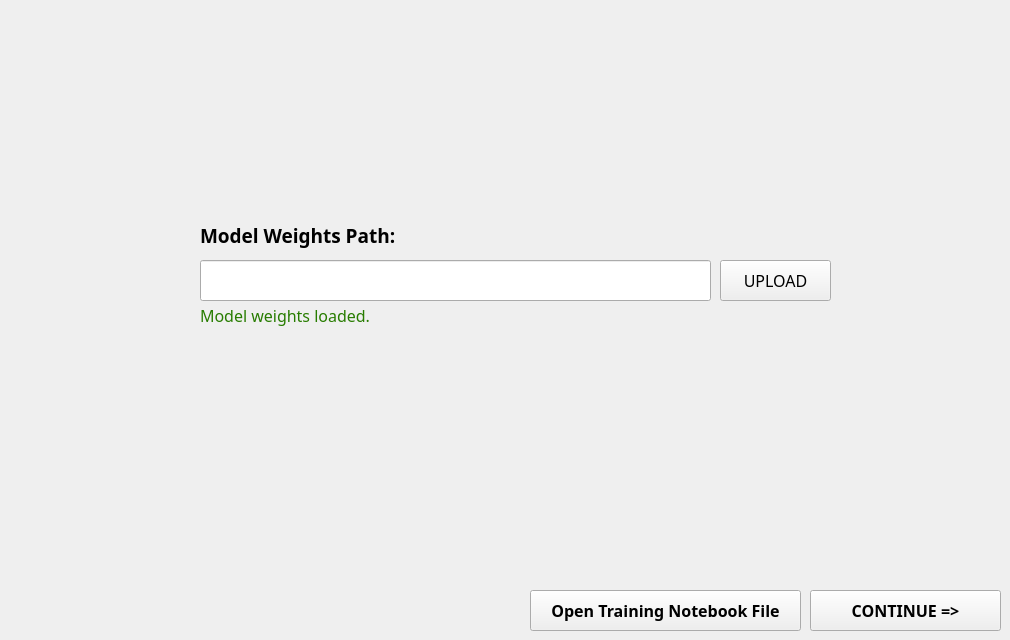
    <widget class="QWidget" name="tabStart">
     <attribute name="title">
      <string>Initial Settings</string>
     </attribute>
     <widget class="QLabel" name="label">
      <property name="geometry">
       <rect>
        <x>200</x>
        <y>220</y>
        <width>231</width>
        <height>31</height>
       </rect>
      </property>
      <property name="font">
       <font>
        <family>Century Gothic</family>
        <pointsize>14</pointsize>
        <weight>75</weight>
        <bold>true</bold>
       </font>
      </property>
      <property name="text">
       <string>Model Weights Path:</string>
      </property>
     </widget>
     <widget class="QPushButton" name="btn_model_upload">
      <property name="geometry">
       <rect>
        <x>720</x>
        <y>260</y>
        <width>111</width>
        <height>41</height>
       </rect>
      </property>
      <property name="font">
       <font>
        <family>Century Gothic</family>
        <pointsize>12</pointsize>
       </font>
      </property>
      <property name="text">
       <string>UPLOAD</string>
      </property>
     </widget>
     <widget class="QLineEdit" name="tb_model_path">
      <property name="geometry">
       <rect>
        <x>200</x>
        <y>260</y>
        <width>511</width>
        <height>41</height>
       </rect>
      </property>
      <property name="text">
       <string/>
      </property>
      <property name="readOnly">
       <bool>true</bool>
      </property>
     </widget>
     <widget class="QPushButton" name="btn_next_1">
      <property name="geometry">
       <rect>
        <x>810</x>
        <y>590</y>
        <width>191</width>
        <height>41</height>
       </rect>
      </property>
      <property name="font">
       <font>
        <family>Century Gothic</family>
        <pointsize>12</pointsize>
        <weight>75</weight>
        <italic>false</italic>
        <bold>true</bold>
       </font>
      </property>
      <property name="text">
       <string>CONTINUE =&gt;</string>
      </property>
     </widget>
     <widget class="QLabel" name="lb_model_success">
      <property name="geometry">
       <rect>
        <x>200</x>
        <y>300</y>
        <width>411</width>
        <height>31</height>
       </rect>
      </property>
      <property name="palette">
       <palette>
        <active>
         <colorrole role="WindowText">
          <brush brushstyle="SolidPattern">
           <color alpha="255">
            <red>39</red>
            <green>124</green>
            <blue>0</blue>
           </color>
          </brush>
         </colorrole>
         <colorrole role="Button">
          <brush brushstyle="SolidPattern">
           <color alpha="255">
            <red>0</red>
            <green>255</green>
            <blue>0</blue>
           </color>
          </brush>
         </colorrole>
         <colorrole role="Light">
          <brush brushstyle="SolidPattern">
           <color alpha="255">
            <red>127</red>
            <green>255</green>
            <blue>127</blue>
           </color>
          </brush>
         </colorrole>
         <colorrole role="Midlight">
          <brush brushstyle="SolidPattern">
           <color alpha="255">
            <red>63</red>
            <green>255</green>
            <blue>63</blue>
           </color>
          </brush>
         </colorrole>
         <colorrole role="Dark">
          <brush brushstyle="SolidPattern">
           <color alpha="255">
            <red>0</red>
            <green>127</green>
            <blue>0</blue>
           </color>
          </brush>
         </colorrole>
         <colorrole role="Mid">
          <brush brushstyle="SolidPattern">
           <color alpha="255">
            <red>0</red>
            <green>170</green>
            <blue>0</blue>
           </color>
          </brush>
         </colorrole>
         <colorrole role="Text">
          <brush brushstyle="SolidPattern">
           <color alpha="255">
            <red>0</red>
            <green>0</green>
            <blue>0</blue>
           </color>
          </brush>
         </colorrole>
         <colorrole role="BrightText">
          <brush brushstyle="SolidPattern">
           <color alpha="255">
            <red>255</red>
            <green>255</green>
            <blue>255</blue>
           </color>
          </brush>
         </colorrole>
         <colorrole role="ButtonText">
          <brush brushstyle="SolidPattern">
           <color alpha="255">
            <red>0</red>
            <green>0</green>
            <blue>0</blue>
           </color>
          </brush>
         </colorrole>
         <colorrole role="Base">
          <brush brushstyle="SolidPattern">
           <color alpha="255">
            <red>255</red>
            <green>255</green>
            <blue>255</blue>
           </color>
          </brush>
         </colorrole>
         <colorrole role="Window">
          <brush brushstyle="SolidPattern">
           <color alpha="255">
            <red>0</red>
            <green>255</green>
            <blue>0</blue>
           </color>
          </brush>
         </colorrole>
         <colorrole role="Shadow">
          <brush brushstyle="SolidPattern">
           <color alpha="255">
            <red>0</red>
            <green>0</green>
            <blue>0</blue>
           </color>
          </brush>
         </colorrole>
         <colorrole role="AlternateBase">
          <brush brushstyle="SolidPattern">
           <color alpha="255">
            <red>127</red>
            <green>255</green>
            <blue>127</blue>
           </color>
          </brush>
         </colorrole>
         <colorrole role="ToolTipBase">
          <brush brushstyle="SolidPattern">
           <color alpha="255">
            <red>255</red>
            <green>255</green>
            <blue>220</blue>
           </color>
          </brush>
         </colorrole>
         <colorrole role="ToolTipText">
          <brush brushstyle="SolidPattern">
           <color alpha="255">
            <red>0</red>
            <green>0</green>
            <blue>0</blue>
           </color>
          </brush>
         </colorrole>
        </active>
        <inactive>
         <colorrole role="WindowText">
          <brush brushstyle="SolidPattern">
           <color alpha="255">
            <red>39</red>
            <green>124</green>
            <blue>0</blue>
           </color>
          </brush>
         </colorrole>
         <colorrole role="Button">
          <brush brushstyle="SolidPattern">
           <color alpha="255">
            <red>0</red>
            <green>255</green>
            <blue>0</blue>
           </color>
          </brush>
         </colorrole>
         <colorrole role="Light">
          <brush brushstyle="SolidPattern">
           <color alpha="255">
            <red>127</red>
            <green>255</green>
            <blue>127</blue>
           </color>
          </brush>
         </colorrole>
         <colorrole role="Midlight">
          <brush brushstyle="SolidPattern">
           <color alpha="255">
            <red>63</red>
            <green>255</green>
            <blue>63</blue>
           </color>
          </brush>
         </colorrole>
         <colorrole role="Dark">
          <brush brushstyle="SolidPattern">
           <color alpha="255">
            <red>0</red>
            <green>127</green>
            <blue>0</blue>
           </color>
          </brush>
         </colorrole>
         <colorrole role="Mid">
          <brush brushstyle="SolidPattern">
           <color alpha="255">
            <red>0</red>
            <green>170</green>
            <blue>0</blue>
           </color>
          </brush>
         </colorrole>
         <colorrole role="Text">
          <brush brushstyle="SolidPattern">
           <color alpha="255">
            <red>0</red>
            <green>0</green>
            <blue>0</blue>
           </color>
          </brush>
         </colorrole>
         <colorrole role="BrightText">
          <brush brushstyle="SolidPattern">
           <color alpha="255">
            <red>255</red>
            <green>255</green>
            <blue>255</blue>
           </color>
          </brush>
         </colorrole>
         <colorrole role="ButtonText">
          <brush brushstyle="SolidPattern">
           <color alpha="255">
            <red>0</red>
            <green>0</green>
            <blue>0</blue>
           </color>
          </brush>
         </colorrole>
         <colorrole role="Base">
          <brush brushstyle="SolidPattern">
           <color alpha="255">
            <red>255</red>
            <green>255</green>
            <blue>255</blue>
           </color>
          </brush>
         </colorrole>
         <colorrole role="Window">
          <brush brushstyle="SolidPattern">
           <color alpha="255">
            <red>0</red>
            <green>255</green>
            <blue>0</blue>
           </color>
          </brush>
         </colorrole>
         <colorrole role="Shadow">
          <brush brushstyle="SolidPattern">
           <color alpha="255">
            <red>0</red>
            <green>0</green>
            <blue>0</blue>
           </color>
          </brush>
         </colorrole>
         <colorrole role="AlternateBase">
          <brush brushstyle="SolidPattern">
           <color alpha="255">
            <red>127</red>
            <green>255</green>
            <blue>127</blue>
           </color>
          </brush>
         </colorrole>
         <colorrole role="ToolTipBase">
          <brush brushstyle="SolidPattern">
           <color alpha="255">
            <red>255</red>
            <green>255</green>
            <blue>220</blue>
           </color>
          </brush>
         </colorrole>
         <colorrole role="ToolTipText">
          <brush brushstyle="SolidPattern">
           <color alpha="255">
            <red>0</red>
            <green>0</green>
            <blue>0</blue>
           </color>
          </brush>
         </colorrole>
        </inactive>
        <disabled>
         <colorrole role="WindowText">
          <brush brushstyle="SolidPattern">
           <color alpha="255">
            <red>0</red>
            <green>127</green>
            <blue>0</blue>
           </color>
          </brush>
         </colorrole>
         <colorrole role="Button">
          <brush brushstyle="SolidPattern">
           <color alpha="255">
            <red>0</red>
            <green>255</green>
            <blue>0</blue>
           </color>
          </brush>
         </colorrole>
         <colorrole role="Light">
          <brush brushstyle="SolidPattern">
           <color alpha="255">
            <red>127</red>
            <green>255</green>
            <blue>127</blue>
           </color>
          </brush>
         </colorrole>
         <colorrole role="Midlight">
          <brush brushstyle="SolidPattern">
           <color alpha="255">
            <red>63</red>
            <green>255</green>
            <blue>63</blue>
           </color>
          </brush>
         </colorrole>
         <colorrole role="Dark">
          <brush brushstyle="SolidPattern">
           <color alpha="255">
            <red>0</red>
            <green>127</green>
            <blue>0</blue>
           </color>
          </brush>
         </colorrole>
         <colorrole role="Mid">
          <brush brushstyle="SolidPattern">
           <color alpha="255">
            <red>0</red>
            <green>170</green>
            <blue>0</blue>
           </color>
          </brush>
         </colorrole>
         <colorrole role="Text">
          <brush brushstyle="SolidPattern">
           <color alpha="255">
            <red>0</red>
            <green>127</green>
            <blue>0</blue>
           </color>
          </brush>
         </colorrole>
         <colorrole role="BrightText">
          <brush brushstyle="SolidPattern">
           <color alpha="255">
            <red>255</red>
            <green>255</green>
            <blue>255</blue>
           </color>
          </brush>
         </colorrole>
         <colorrole role="ButtonText">
          <brush brushstyle="SolidPattern">
           <color alpha="255">
            <red>0</red>
            <green>127</green>
            <blue>0</blue>
           </color>
          </brush>
         </colorrole>
         <colorrole role="Base">
          <brush brushstyle="SolidPattern">
           <color alpha="255">
            <red>0</red>
            <green>255</green>
            <blue>0</blue>
           </color>
          </brush>
         </colorrole>
         <colorrole role="Window">
          <brush brushstyle="SolidPattern">
           <color alpha="255">
            <red>0</red>
            <green>255</green>
            <blue>0</blue>
           </color>
          </brush>
         </colorrole>
         <colorrole role="Shadow">
          <brush brushstyle="SolidPattern">
           <color alpha="255">
            <red>0</red>
            <green>0</green>
            <blue>0</blue>
           </color>
          </brush>
         </colorrole>
         <colorrole role="AlternateBase">
          <brush brushstyle="SolidPattern">
           <color alpha="255">
            <red>0</red>
            <green>255</green>
            <blue>0</blue>
           </color>
          </brush>
         </colorrole>
         <colorrole role="ToolTipBase">
          <brush brushstyle="SolidPattern">
           <color alpha="255">
            <red>255</red>
            <green>255</green>
            <blue>220</blue>
           </color>
          </brush>
         </colorrole>
         <colorrole role="ToolTipText">
          <brush brushstyle="SolidPattern">
           <color alpha="255">
            <red>0</red>
            <green>0</green>
            <blue>0</blue>
           </color>
          </brush>
         </colorrole>
        </disabled>
       </palette>
      </property>
      <property name="font">
       <font>
        <family>Century Gothic</family>
        <pointsize>12</pointsize>
        <weight>50</weight>
        <bold>false</bold>
       </font>
      </property>
      <property name="text">
       <string>Model weights loaded.</string>
      </property>
     </widget>
     <widget class="QPushButton" name="btn_open_notebook">
      <property name="geometry">
       <rect>
        <x>530</x>
        <y>590</y>
        <width>271</width>
        <height>41</height>
       </rect>
      </property>
      <property name="font">
       <font>
        <family>Century Gothic</family>
        <pointsize>12</pointsize>
        <weight>75</weight>
        <italic>false</italic>
        <bold>true</bold>
       </font>
      </property>
      <property name="text">
       <string>Open Training Notebook File</string>
      </property>
     </widget>
    </widget>
